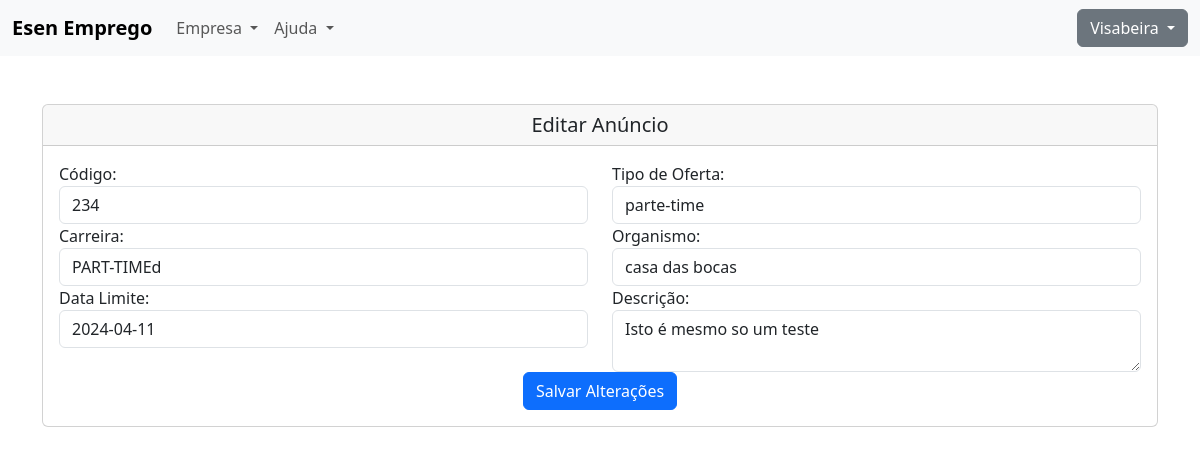
/EditarAnuncio.php?id=10 (signed in), run on the app's committed database.
### tables this page shows
CREATE TABLE `anuncios` (
  `id` int(255) NOT NULL,
  `codigo` varchar(255) DEFAULT NULL,
  `tipo_de_oferta` varchar(255) DEFAULT NULL,
  `carreira` varchar(255) DEFAULT NULL,
  `organismo` varchar(255) DEFAULT NULL,
  `data_limite` date DEFAULT NULL,
  `Descricao` text NOT NULL,
  `curso_id` varchar(100) NOT NULL,
  `id_empresa` varchar(255) DEFAULT NULL
);

### EditarAnuncio.php (the view, shortened to what this page needs)
<?php
require(__DIR__ . '/inc/header.php');
require(__DIR__ . '/inc/Navar.php');
if (isset($_GET['id']) && !empty($_GET['id'])) {
    $anuncio_id = $_GET['id'];
    $pdo = connect_db();
    $sql = "SELECT * FROM `anuncios` WHERE id = :id";
    $stmt = $pdo->prepare($sql);
    $stmt->bindParam(':id', $anuncio_id);
    $stmt->execute();
    if ($stmt->rowCount() == 1) {
        $anuncio = $stmt->fetch(PDO::FETCH_ASSOC);
    } else {
        header("Location: index.php");
        exit;
    }
} else {
    header("Location: index.php");
    exit;
}
?>
<body>
    <div class="container mt-5">
        <div class="card">
            <h5 class="card-header text-center">Editar Anúncio</h5>
            <div class="card-body">
                <form  id="myForm" action="processarAnuncio.php" method="post">
                    <div class="row">
                        <div class="col-md-6">
                            <div class="form-group">
                                <label for="codigo">Código:</label>
                                <input type="text" class="form-control" id="codigo" name="codigo" value="<?php echo $anuncio['codigo']; ?>">
                            </div>
                        </div>
                        <div class="col-md-6">
                            <div class="form-group">
                                <label for="tipo_de_oferta">Tipo de Oferta:</label>
                                <input type="text" class="form-control" id="tipo_de_oferta" name="tipo_de_oferta" value="<?php echo $anuncio['tipo_de_oferta']; ?>">
                            </div>
                        </div>
                    </div>
                    <div class="row">
                        <div class="col-md-6">
                            <div class="form-group">
                                <label for="carreira">Carreira:</label>
                                <input type="text" class="form-control" id="carreira" name="carreira" value="<?php echo $anuncio['carreira']; ?>">
                            </div>
                        </div>
                        <div class="col-md-6">
                            <div class="form-group">
                                <label for="organismo">Organismo:</label>
                                <input type="text" class="form-control" id="organismo" name="organismo" value="<?php echo $anuncio['organismo']; ?>">
                            </div>
                        </div>
                    </div>
                    <div class="row">
                        <div class="col-md-6">
                            <div class="form-group">
                                <label for="data_limite">Data Limite:</label>
                                <input type="text" class="form-control" id="data_limite" name="data_limite" value="<?php echo $anuncio['data_limite']; ?>">
                            </div>
                        </div>
                        <div class="col-md-6">
                            <div class="form-group">
                                <label for="descricao">Descrição:</label>
                                <textarea class="form-control" id="descricao" name="descricao"><?php echo $anuncio['Descricao']; ?></textarea>
                            </div>
                        </div>
                    </div>
                    <div class="text-center">
                        <button type="submit" class="btn btn-primary">Salvar Alterações</button>
                    </div>
                </form>
            </div>
        </div>
    </div>
</body>
</html>

### data on the page
anuncios: codigo "234", tipo_de_oferta "parte-time", carreira "PART-TIMEd", organismo "casa das bocas", data_limite "2024-04-11", descricao "Isto é mesmo so um teste"

### other printed values
$_SESSION['username'] "Visabeira"
